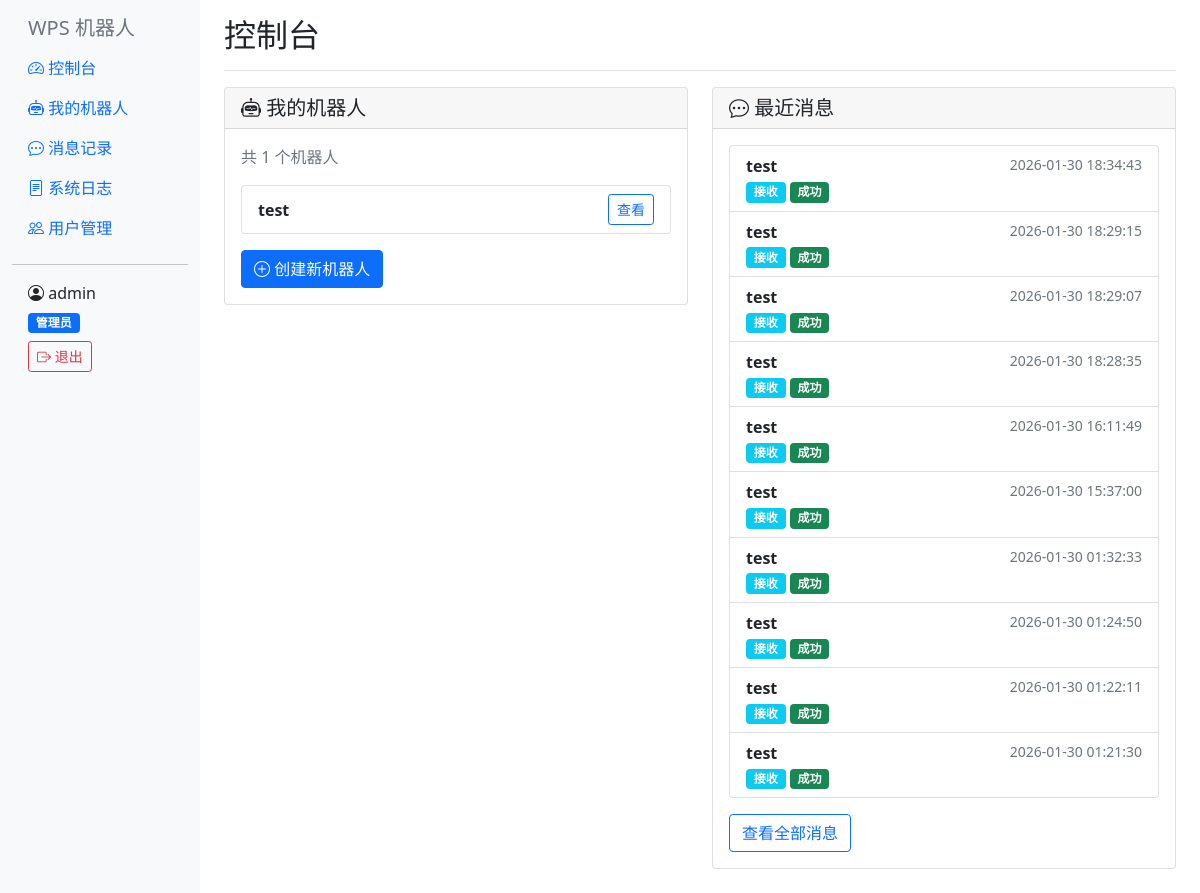
The app's page / (signed in), older data.
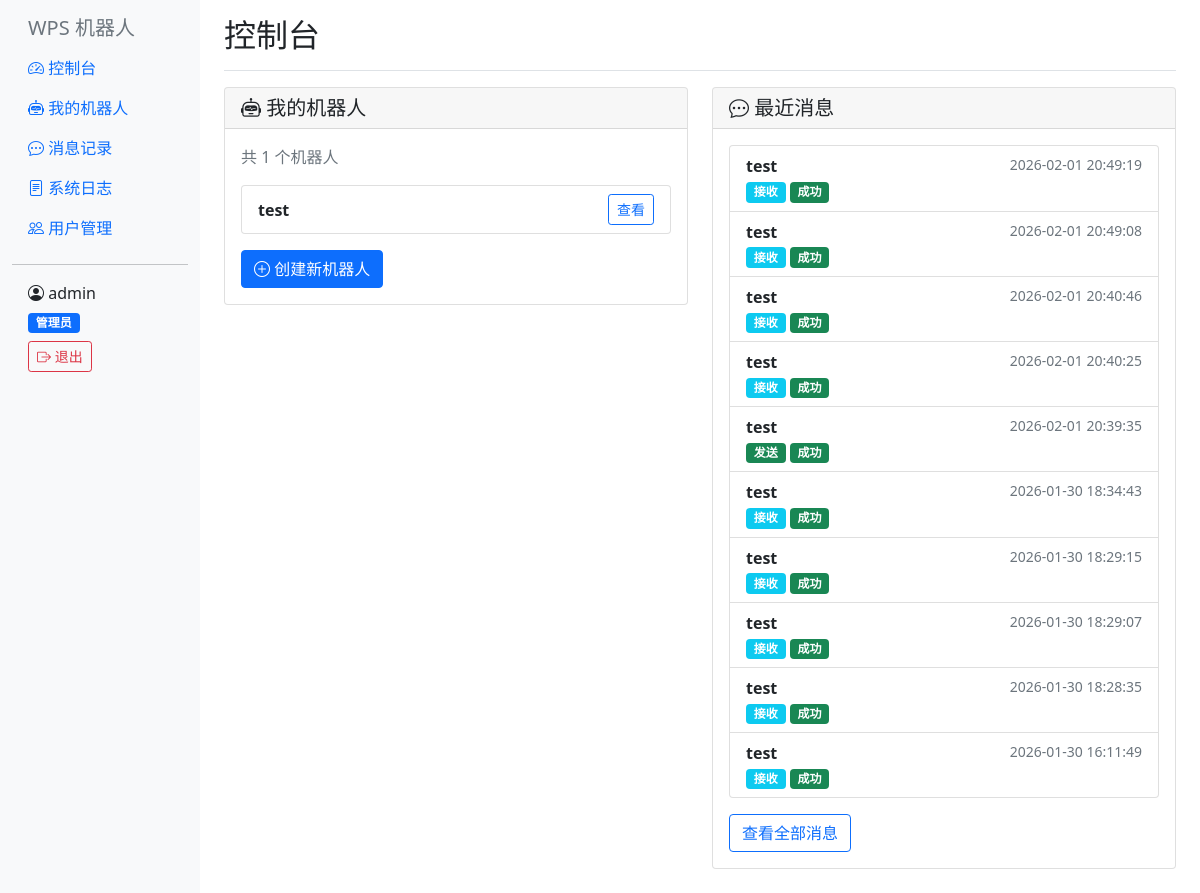
The same page, newer data.
### robots/models.py (models this page shows, shortened)
class Robot(models.Model):
    name = models.CharField('机器人名称', max_length=100)
    owner = models.ForeignKey(User, on_delete=models.CASCADE, related_name='robots', verbose_name='所有者')
    webhook_url = models.URLField('Webhook URL', max_length=500, blank=True, help_text='发送消息到WPS的webhook地址')
    description = models.TextField('描述', blank=True)
    hook_script = models.CharField('Hook脚本', max_length=200, blank=True, help_text='处理消息的Python脚本文件名（不含.py）')
    hook_script_file = models.FileField('Hook脚本文件', upload_to='hook_scripts/', blank=True, null=True, help_text='上传Python脚本文件')
    max_message_count = models.IntegerField('最大消息记录数', default=100, help_text='保留的最大消息数量（1-1000）')
    is_active = models.BooleanField('是否启用', default=True)
    created_at = models.DateTimeField('创建时间', auto_now_add=True)
    updated_at = models.DateTimeField('更新时间', auto_now=True)
    class Meta:
        verbose_name = '机器人'
        verbose_name_plural = '机器人'
        unique_together = [['owner', 'name']]
        ordering = ['-created_at']

class Message(models.Model):
    DIRECTION_CHOICES = [
        ('incoming', '接收'),
        ('outgoing', '发送'),
    ]
    STATUS_CHOICES = [
        ('success', '成功'),
        ('failed', '失败'),
        ('pending', '处理中'),
    ]
    robot = models.ForeignKey(Robot, on_delete=models.CASCADE, related_name='messages', verbose_name='机器人')
    direction = models.CharField('方向', max_length=10, choices=DIRECTION_CHOICES)
    content = models.JSONField('内容', help_text='消息的JSON数据')
    status = models.CharField('状态', max_length=10, choices=STATUS_CHOICES, default='success')
    error_message = models.TextField('错误信息', blank=True)
    response_data = models.JSONField('响应数据', null=True, blank=True)
    log_data = models.JSONField('日志数据', null=True, blank=True, help_text='记录请求和响应的详细参数')
    created_at = models.DateTimeField('创建时间', default=timezone.now)
    class Meta:
        verbose_name = '消息'
        verbose_name_plural = '消息'
        ordering = ['-created_at']

### robots/views.py (the view)
# urls.py: path('', views.dashboard, name='dashboard'),
@login_required
def dashboard(request):
    robots = Robot.objects.filter(owner=request.user)
    recent_messages = Message.objects.filter(robot__owner=request.user)[:10]
    context = {
        'robots': robots,
        'recent_messages': recent_messages,
    }
    return render(request, 'robots/dashboard.html', context)

### robots/templates/robots/dashboard.html (shortened to what this page needs)
{% extends 'robots/base.html' %}
{% block page_title %}控制台{% endblock %}
{% block content %}
<div class="row">
    <div class="col-md-6">
        <div class="card mb-4">
            <div class="card-header">
                <h5 class="mb-0"><i class="bi bi-robot"></i> 我的机器人</h5>
            </div>
            <div class="card-body">
                <p class="text-muted">共 {{ robots.count }} 个机器人</p>
                {% if robots %}
                <ul class="list-group">
                    {% for robot in robots %}
                    <li class="list-group-item d-flex justify-content-between align-items-center">
                        <div>
                            <strong>{{ robot.name }}</strong>
                        </div>
                        <a href="{% url 'robot_detail' robot.id %}" class="btn btn-sm btn-outline-primary">查看</a>
                    </li>
                    {% endfor %}
                </ul>
                {% else %}
                <p class="text-center text-muted py-3">还没有机器人</p>
                {% endif %}
                <div class="mt-3">
                    <a href="{% url 'robot_create' %}" class="btn btn-primary">
                        <i class="bi bi-plus-circle"></i> 创建新机器人
                    </a>
                </div>
            </div>
        </div>
    </div>
    <div class="col-md-6">
        <div class="card mb-4">
            <div class="card-header">
                <h5 class="mb-0"><i class="bi bi-chat-dots"></i> 最近消息</h5>
            </div>
            <div class="card-body">
                {% if recent_messages %}
                <div class="list-group">
                    {% for message in recent_messages %}
                    <div class="list-group-item">
                        <div class="d-flex justify-content-between">
                            <strong>{{ message.robot.name }}</strong>
                            <small class="text-muted">{{ message.created_at|date:"Y-m-d H:i:s" }}</small>
                        </div>
                        <div>
                            <span class="badge bg-{% if message.direction == 'incoming' %}info{% else %}success{% endif %}">
                                {{ message.get_direction_display }}
                            </span>
                            <span class="badge bg-{% if message.status == 'success' %}success{% elif message.status == 'failed' %}danger{% else %}warning{% endif %}">
                                {{ message.get_status_display }}
                            </span>
                        </div>
                    </div>
                    {% endfor %}
                </div>
                <div class="mt-3">
                    <a href="{% url 'message_list' %}" class="btn btn-outline-primary">查看全部消息</a>
                </div>
                {% else %}
                <p class="text-center text-muted py-3">暂无消息记录</p>
                {% endif %}
            </div>
        </div>
    </div>
</div>
{% endblock %}

Row changes from the older to the newer data that the page shows:
no longer on this page (row unchanged): Message: robot.name "test", created_at "2026-01-30 15:37:00", direction "接收", status "成功"
no longer on this page (row unchanged): Message: robot.name "test", created_at "2026-01-30 01:32:33", direction "接收", status "成功"
no longer on this page (row unchanged): Message: robot.name "test", created_at "2026-01-30 01:24:50", direction "接收", status "成功"
no longer on this page (row unchanged): Message: robot.name "test", created_at "2026-01-30 01:22:11", direction "接收", status "成功"
no longer on this page (row unchanged): Message: robot.name "test", created_at "2026-01-30 01:21:30", direction "接收", status "成功"
added Message: robot.name "test", created_at "2026-02-01 20:49:19", direction "接收", status "成功"
added Message: robot.name "test", created_at "2026-02-01 20:49:08", direction "接收", status "成功"
added Message: robot.name "test", created_at "2026-02-01 20:40:46", direction "接收", status "成功"
added Message: robot.name "test", created_at "2026-02-01 20:40:25", direction "接收", status "成功"
added Message: robot.name "test", created_at "2026-02-01 20:39:35", direction "发送", status "成功"
